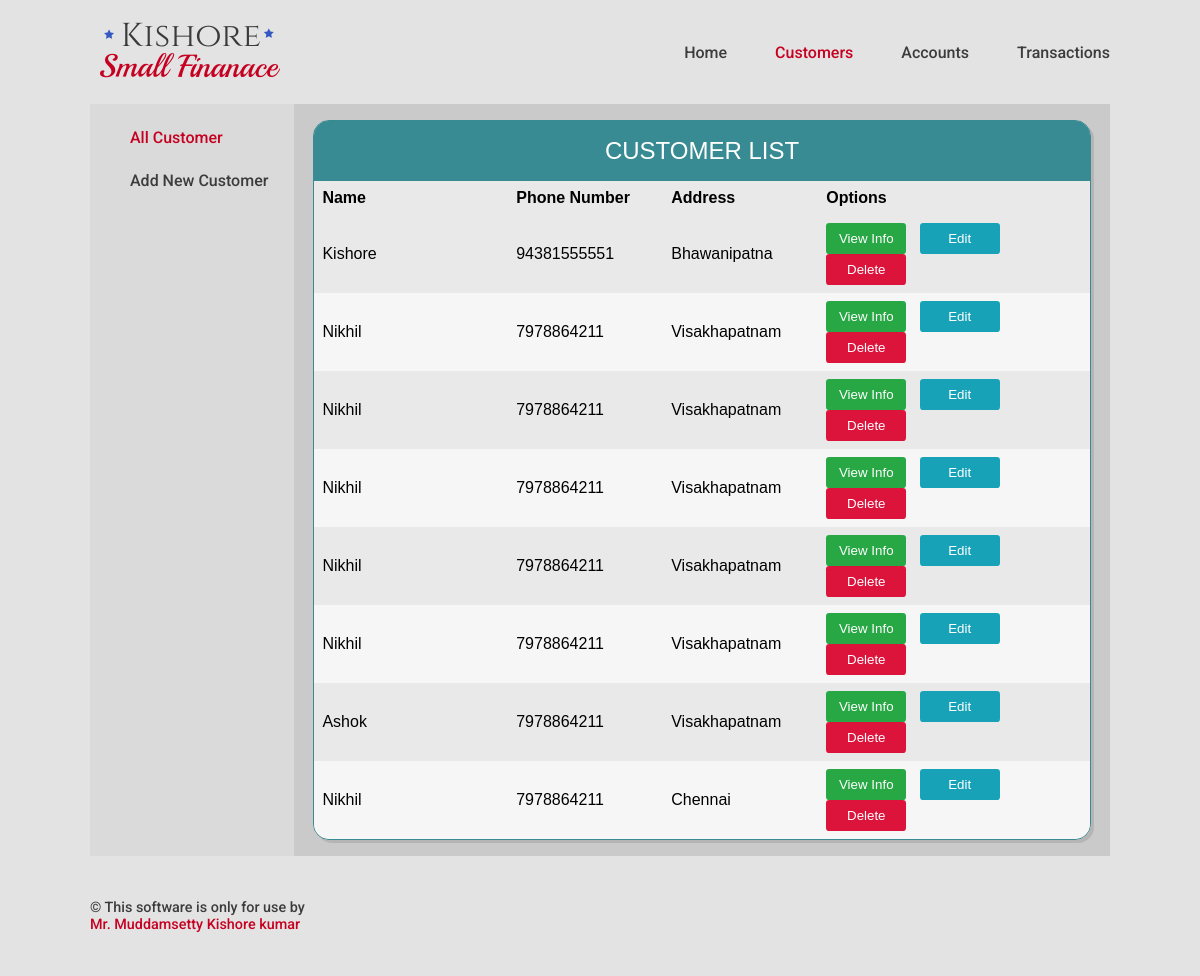
The page /customer/ on the database as committed earlier.
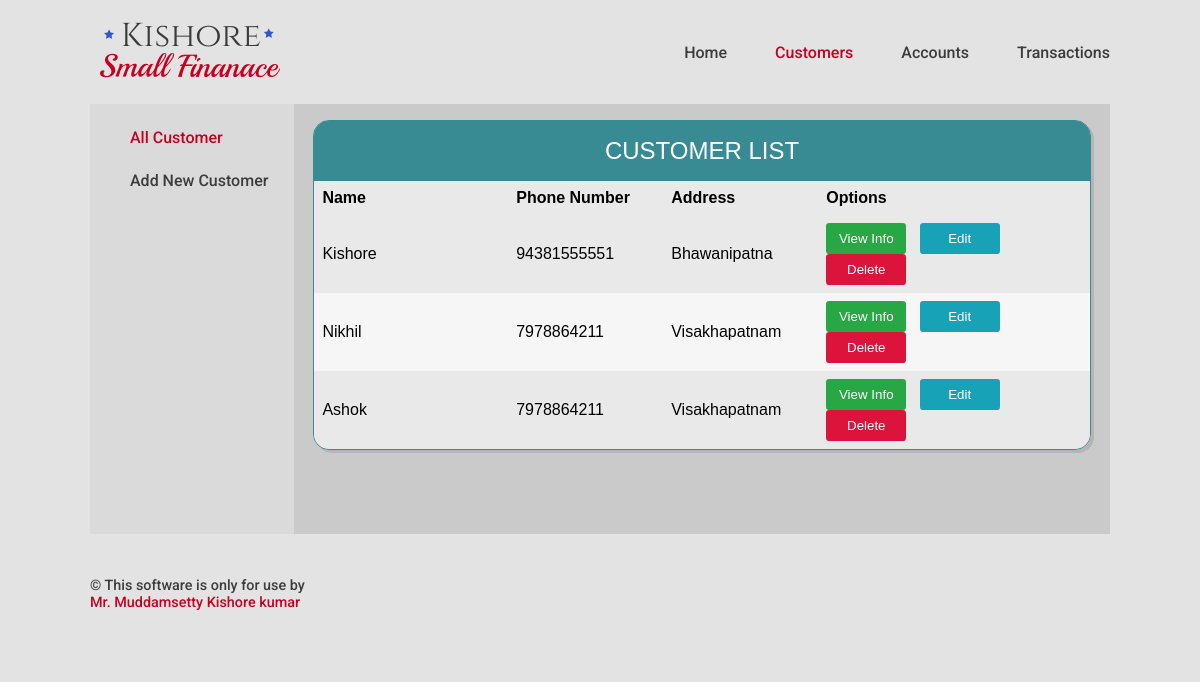
The same page on the database as committed later.
### Customers/models.py (models this page shows, shortened)
class Customer(models.Model):
    customer_id = models.AutoField(primary_key=True)
    customer_name = models.CharField(max_length=35,db_index=True)
    customer_phone_number = models.IntegerField(blank=True,null=True)
    customer_address_line_1 = models.CharField(max_length=40,blank=True, null=True)
    customer_address_line_2 = models.CharField(max_length=40,blank=True, null=True)
    customer_address_city = models.CharField(max_length=40,blank=True, null=True)

### Customers/views.py (the view)
# urls.py: path('' , CustomerListView.as_view(), name='customer_home'),
class CustomerListView(ListView):
    model = Customer
    fields = ['customer_id','customer_name', 'customer_phone_number','customer_address_city']
    template_name = 'Customers/customer_home.html'

### Template/Customers/customer_home.html (shortened to what this page needs)
<!DOCTYPE html>
{% extends "base.html" %}
{% block nav-Customers %}
current-link
{% endblock %}
{% block main %}
<div class="main-column">
  <div class="col sub-navigation">
    <ul class="sub-navigation-ul">
      <li class="sub-navigation-li"><a class="sub-nav-link current-link" href="/customer/">All Customer</a></li>
      <li class="sub-navigation-li"><a class="sub-nav-link " href="/customer/create/">Add New Customer</a></li>
    </ul>
  </div>
  <div class="col main-data">
    <div class="table-display" cellspacing="0" >
      <div class="table-header">Customer List</div>
      <table>
        <thead >
          <tr class="row">
            <th class="row-25" >Name</th>
            <th class="row-20">Phone Number</th>
            <th class="row-20">Address</th>
            <th class="row-35">Options</th>
          </tr>
        </thead>
        <tbody>
          {% for customer in customer_list %}
          <tr class="row">
            <td>{{customer.customer_name}}</td>
            <td>{{customer.customer_phone_number}}</td>
            <td>{{customer.customer_address_city}}</td>
            <td>
              <a href="linkedAccounts/{{customer.customer_id}}">
                <button type="button" class="btn btn-safe">View Info</button></a>&nbsp;&nbsp;
              <a href="update/{{customer.customer_id}}">
                <button type="button" class="btn btn-option">Edit</button></a>&nbsp;&nbsp;
              <a href="delete/{{customer.customer_id}}">
                <button type="button" class="btn btn-danger">Delete</button></a>
              </td>
            </tr>
          {% empty %}
          <p>no customer yet.</p>
          {% endfor %}
        </tbody>
      </table>
    </div>
  </div>
</div>
{% endblock %}

Rows that differ between the two databases and show on the page:
removed Customer: customer_name "Nikhil", customer_phone_number "7978864211", customer_address_city "Visakhapatnam"
removed Customer: customer_name "Nikhil", customer_phone_number "7978864211", customer_address_city "Visakhapatnam"
removed Customer: customer_name "Nikhil", customer_phone_number "7978864211", customer_address_city "Visakhapatnam"
removed Customer: customer_name "Nikhil", customer_phone_number "7978864211", customer_address_city "Visakhapatnam"
removed Customer: customer_name "Nikhil", customer_phone_number "7978864211", customer_address_city "Chennai"
